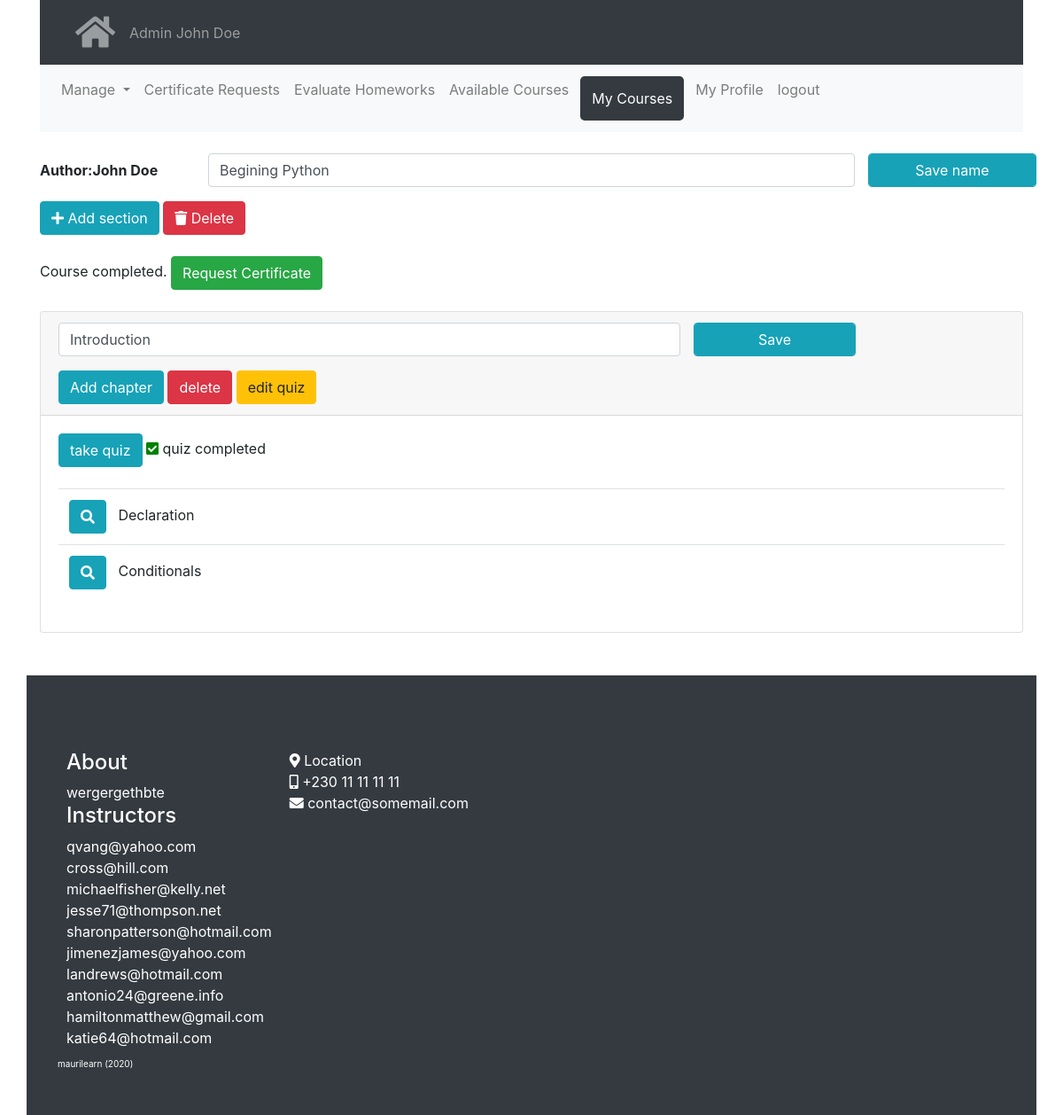
Page /course/view/1 (signed in) on the earlier database version.
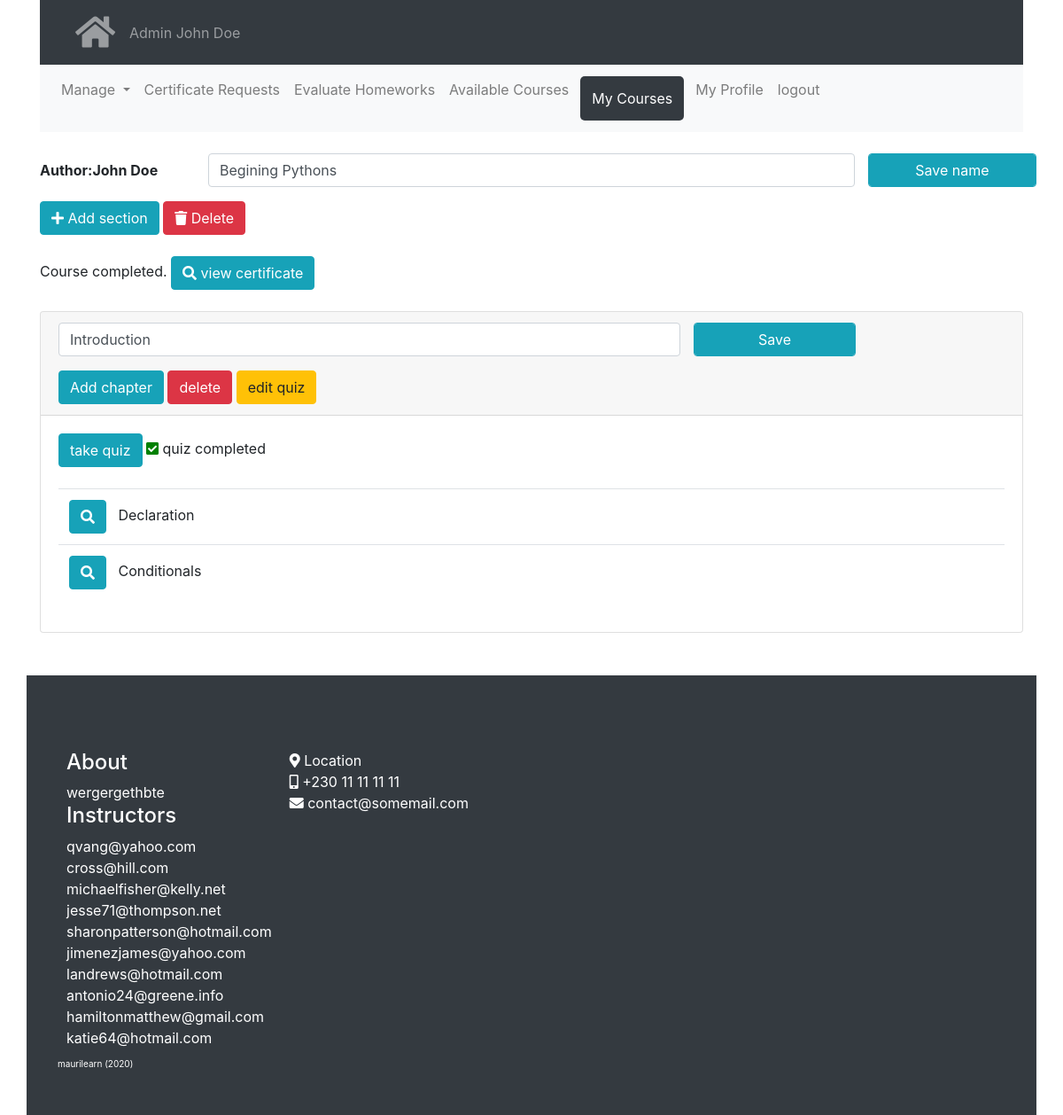
Same page on the later database version.
### modules/course/models.py (models this page shows, shortened)
class Course(db.Model):
    __tablename__ = 'courses'
    id = db.Column(db.Integer, primary_key=True)
    name = db.Column(db.String(100))
    created_date = db.Column(db.DateTime, default=datetime.now())
    teacher_id = db.Column(db.Integer, db.ForeignKey('users.id'),
        nullable=False)
    sections = db.relationship('Section', backref='course', lazy=True,
        cascade="all, delete, delete-orphan")
    def delete(self):
        db.session.delete(self)
        db.session.commit()

### modules/course/view.py (the view)
@course_blueprint.route("/view/<course_id>", methods=['GET', 'POST'])
@login_required
def view(course_id):
    context = base_context()
    course = Course.query.get(course_id)
    context['course'] = course
    context['author'] = User.query.get(course.teacher_id)
    def section_quiz_completed(current_user, section):
        if QuizHistory.query.filter(
                (QuizHistory.person_id == current_user.id) &
                (QuizHistory.section_id == section.id)
                ).first():
            return True
        return False
    def course_completed(course_id):
        course = Course.query.get(course_id)
        person_quiz = QuizHistory.query.filter(
                (QuizHistory.person_id == current_user.id)
                ).all()
        completed_sections = []
        for completed in person_quiz:
            section = Section.query.get(completed.section_id)
            if section.course.id == course.id:
                completed_sections.append(completed)
        if len(completed_sections) == len(course.sections):
            return True
        return False
    def certificate_requested(course_id):
        if CertificateRequest.query.filter(
                (CertificateRequest.course_taker_id == current_user.id) &
                (CertificateRequest.course_id == course_id)
                ).first():
            return True
        return False
    def certificate_approved(course_id):
        if Certificate.query.filter(
                (Certificate.course_taker_id == current_user.id) &
                (Certificate.course_id == course_id)
                ).first():
            return True
        return False
    context['section_quiz_completed'] = section_quiz_completed
    context['course_completed'] = course_completed
    context['certificate_requested'] = certificate_requested
    context['certificate_approved'] = certificate_approved
    return render_template('course/view_course.html', **context)

### shopyoapi/enhance.py (called while the page is built)
def base_context():
    base_context = {
        'MESSAGE': '',
        'current_user': current_user,
        'User': User
    }
    return base_context.copy()

### modules/course/templates/course/view_course.html (shortened to what this page needs)
{% extends "base/base.html" %}
{% block content %}
{%set active_page='my_courses'%}
{%include 'course/partials/nav.html'%}
<br>
{%if course.teacher_id == current_user.id or current_user.role == 'admin'%}
<form
    method="POST"
    action="{{url_for('course.edit_check', course_id=course.id)}}"
>
<div class="form-group row">
    <label for="course_name" class="col-sm-2 col-form-label">
        <b>Author:{{author.name}}</b></label>
    <div class="col-sm-8">
      <input type="text" class="form-control" id="course_name"
        value="{{course.name}}" name="course_name">
    </div>
    <input
    style="color: #fff;"
    type="submit"
    class="btn btn-info col-sm-2 form-control"
    value="Save name">
</div>
</form>
<div>
<a
    class="btn btn-info"
    href="{{url_for('course.add_section', course_id=course.id)}}">
    <i class="fa fa-plus"></i> Add section
</a>
<a
    class="btn btn-danger"
    href=""
    onClick="return confirm('Are you sure you wish to delete?');">
    <i class="fa fa-trash"></i> Delete
</a>
</div>
{%else%}
<h2>{{course.name}} by {{author.name}}</h2>
{%endif%}
<br>
{%if course_completed(course.id)%}
Course completed.
    {%if certificate_approved(course.id)%}
        <a class="btn btn-info"
        href="{{url_for('cdn.certificate', course_id=course.id)}}"><i class="fa fa-search"></i> view certificate</a>
    {%elif certificate_requested(course.id)%}
        Certificate being processed
    {%elif not certificate_approved(course.id)%}
        <a class="btn btn-success" href="{{url_for('course.certificate_request', course_id=course.id)}}">Request Certificate</a>
    {%endif%}
{%endif%}
<br>
<br>
{%for section in course.sections%}
    <div class="card">
        <div class="card-header">
            {%if course.teacher_id == current_user.id or current_user.role == 'admin'%}
            <form
                method="POST"
                action="{{url_for('course.edit_section_check', section_id=section.id)}}"
            >
            <div class="form-group row">
                <div class="col-sm-8">
                  <input type="text" class="form-control"
                    value="{{section.name}}" name="section_name">
                </div>
                <input
                style="color: #fff;"
                type="submit"
                class="btn btn-info col-sm-2 form-control"
                value="Save">
            </div>
            </form>
            <a class="btn btn-info" href="{{url_for('course.add_subsection', section_id=section.id)}}">
                Add chapter
            </a>
            <a class="btn btn-danger" href="{{url_for('course.delete_section', section_id=section.id)}}"
                onClick="return confirm('Are you sure you wish to delete?');">
                delete
            </a>
            <a class="btn btn-warning"
            href="{{url_for('course.edit_quiz', section_id=section.id)}}">
                edit quiz
            </a>
            {%else%}
            <b>{{section.name}}</b> &nbsp;&nbsp;&nbsp;
            {%endif%}
        </div>
        <div class="card-body">
            <a class="btn btn-info" href="{{url_for('course.take_quiz', section_id=section.id)}}">take quiz</a>
            {%if section_quiz_completed(current_user, section) %}
                <i style="color:green;" class="fa fa-check-square"></i> quiz completed
            {%endif%}
            <br><br>
            <table class="table">
                <tbody>
            {%for subsection in section.sub_sections%}
                <tr><td>
                <a class="btn btn-info"
                href="{{url_for('course.view_subsection', subsection_id=subsection.id)}}">
                    <i class="fa fa-search"></i>
                </a>&nbsp;&nbsp;
                {{subsection.name}}
                </td>
                </tr>
            {%endfor%}
                </tbody>
            </table>
        </div>
    </div>
    <br>
{%endfor%}
{% endblock %}

Differences in the rows shown:
changed Course: course_name "Begining Python" → "Begining Pythons"
Other differences:
text no longer shown: "Request Certificate"
text now shown: "view certificate"
